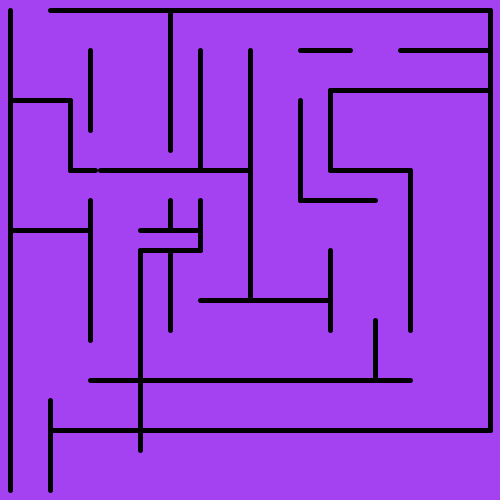
Frame 1 (no input)
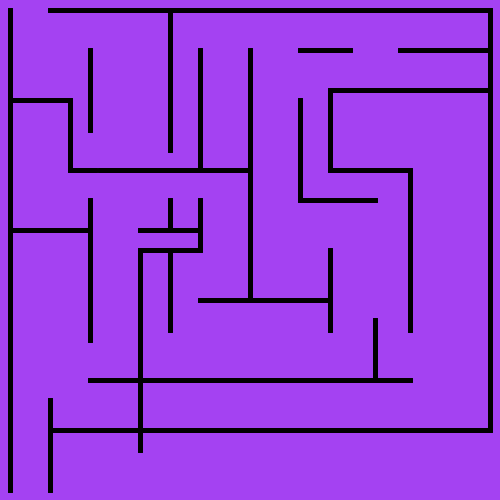
Frame 60 (the mouse pressed at the canvas centre just before this capture)
Frame 120 (the mouse held since frame 60 and released just before this capture): identical to frame 60, image omitted

The Processing sketch that drew these frames (run headless with seeded random() and noise(); from frame 60 on, the mouse is pressed at the canvas centre):

// Processing sketch: salkhudhairi_hw_week4_maze
// ── salkhudhairi_hw_week4_maze.pde
int x = 20;
int y = 20;

void setup(){
  size(500, 500);
  background(random(255),random(255),random(255));
  fill (random(255),random(255),random(255));
}

void draw(){
  // empty but it has to be there
  strokeWeight(5);
  stroke(0);
  line (50,10,490,10); // first horizontal
  line(10, 10, 10,490); // first vertical
  line(490, 10, 490, 430);
  line(50,430,490,430);
  line(170, 10, 170, 150);
  line(10, 230, 90, 230);
  line(90, 50, 90, 130);
  line(100,170,250,170);
  line (95,170, 70, 170);
  line(250, 50, 250, 250);
  line (200,50, 200, 170);
  line(250, 300, 330,300);
  line(330, 250, 330, 330);
  line(90, 380, 410, 380);
  line(170, 250, 170, 330);
  line(490, 90, 330, 90);
  line(330, 90, 330, 170);
  line(330, 170, 410, 170);
  line(410,170,410,330);
  line (390, 170, 390, 170);
  line (250, 90, 250, 300);
  line (300,100,300,200);
  line (300,200,375,200);
  line (375, 320, 375, 380);
  //line (300,300,300,380);
  line (300,300,200,300);
  line (50,400,50,490);
  line (90, 200, 90, 340);
  line (300, 50, 350, 50);
  line (400, 50, 490,50);
  line (140,250, 200,250);
  line (140,230, 200, 230);
  line (170, 200, 170, 230);
  line (140,250, 140, 450);
  line (200,250,200,200);
  line (70, 100, 70, 170);
  line (70, 100, 10, 100);
  
}

void keyPressed(){
  background(random(255),random(255),random(255));
  if(keyCode==UP){
    y-=10;
    ellipse(x,y,10,10); 
  }
  if(keyCode==DOWN){
    y+=10;
    ellipse(x,y,10,10);
  }
  if(keyCode==RIGHT){
    x+=10;
    ellipse(x,y,10,10);
  }
  if(keyCode==LEFT){
    x-=10;
    ellipse(x,y,10,10);
  }
  if (key == 's') { 
    save ("maze" + millis() + ".jpg");
    ellipse(x,y,10,10);
   }
}

//void keyReleased() {
//  if (key == 's') { 
//  save ("maze" + millis() + ".jpg");}
// }
